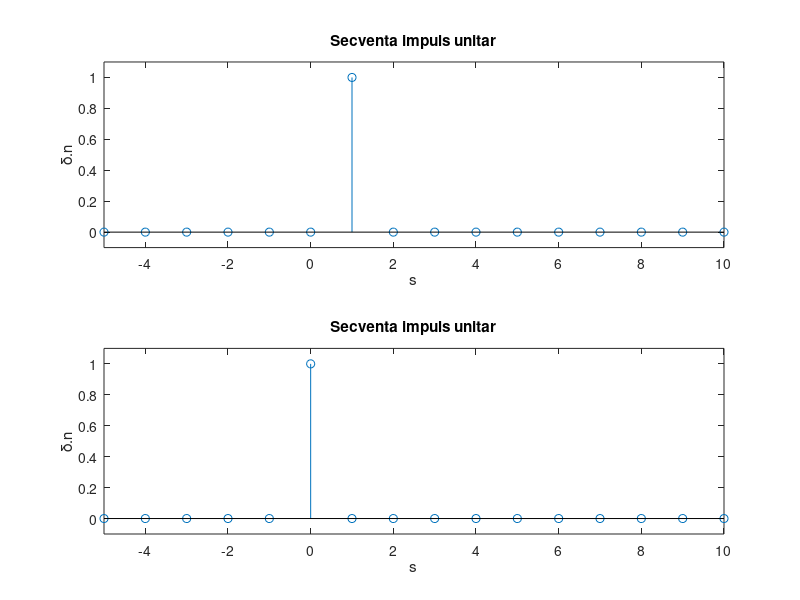

The MATLAB script that drew this image:
%secventa impuls
subplot(2,1,1)
n1= -5; n2=10; n=n1:n2;
x= (n==1)
stem(n,x)
xlabel('s'); ylabel('\delta.n');
title('Secventa impuls unitar')
axis([n1 n2 -0.1 1.1]);

subplot(2,1,2)
x= @(n)(n==0)
stem(n,x(n))
xlabel('s'); ylabel('\delta.n');
title('Secventa impuls unitar')
axis([n1 n2 -0.1 1.1]);
